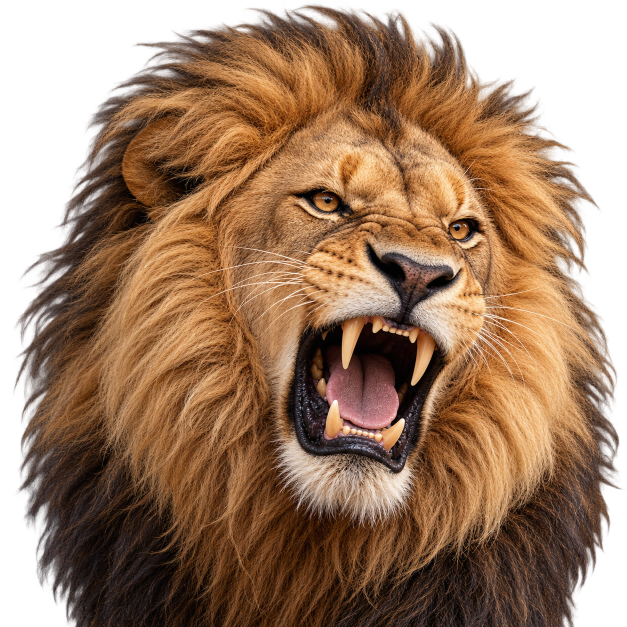
#> input picture docs/assets/lion-realistic.png, 1254 x 1254 px (shown at 1/2 size)
$ python build_lion_art.py
#> lines starting #> are read from the running program, lines starting #| are printed output that depends on the picture
"""Compile the unchanged lion source image to portable indexed terminal artwork.

Development only: requires Pillow. Runtime uses standard-library decoding and Rich.
"""
import base64
import hashlib
from pathlib import Path
import textwrap
import zlib

from PIL import Image

ROOT = Path(__file__).resolve().parents[1]
SOURCE = ROOT / "docs/assets/lion-realistic.png"
TARGET = ROOT / "src/hard_implementation/lion_art.py"


def main():
    with Image.open(SOURCE) as source:
#> source is the input picture: PIL image 1254x1254 RGBA; mean R, G, B, A 105.2, 72.3, 47.4, 193.7
        image = source.convert("RGBA")
        largest = image.resize((64, 64), Image.Resampling.LANCZOS)
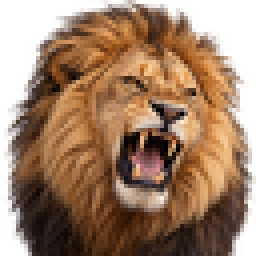
#> largest: PIL image 64x64 RGBA (shown 4 times larger); mean R, G, B, A 108.1, 74.3, 48.7, 193.9; transparent parts drawn white
        colors = largest.convert("RGB").quantize(colors=255, method=Image.Quantize.MEDIANCUT,
                                                dither=Image.Dither.NONE)
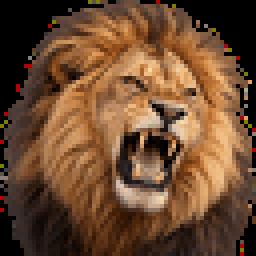
#> colors: PIL image 64x64 P (shown 4 times larger); mean R, G, B 108.1, 74.4, 48.5
        palette = colors.getpalette()
#> palette = 765 values, max 242 at index 0, min 0 at index 227, mean 90.25
        entries = [None] + ["#" + bytes(palette[i:i + 3]).hex() for i in range(0, 765, 3)]
#> entries = 256 items
        lines = ['"""Generated by scripts/build_lion_art.py; do not hand-edit."""',
                 f'SOURCE_SHA256 = "{hashlib.sha256(SOURCE.read_bytes()).hexdigest()}"',
                 "PALETTE = (None,"]
        for i in range(1, len(entries), 8):
            lines.append("    " + ", ".join(repr(c) for c in entries[i:i + 8]) + ",")
#> this loop made 32 passes
#> i on passes 2 to 13: 9, 17, 25, 33, 41, 49, 57, 65, 73, 81, 89, 97
#> after the loop, lines = 35 items
        lines += [")", "IMAGES = {"]
        for size in (36, 48, 64):
            resized = image.resize((size, size), Image.Resampling.LANCZOS)
            indexed = resized.convert("RGB").quantize(palette=colors, dither=Image.Dither.NONE)
            pixels = bytes(index + 1 if alpha >= 64 else 0 for index, alpha in
                           zip(indexed.tobytes(), resized.getchannel("A").tobytes()))
            encoded = base64.b85encode(zlib.compress(pixels, 9)).decode("ascii")
            lines.append(f"    {size}: (")
            lines.extend('        "' + part + '"' for part in textwrap.wrap(encoded, 100,
                         break_on_hyphens=False, replace_whitespace=False))
            lines.append("    ),")
#> this loop made 3 passes
#> pass 1, in main, `resized = image.resize((size, size), Image.Resampling.LANCZOS)`:
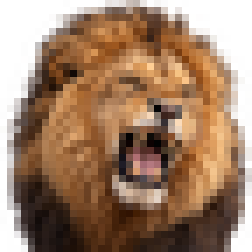
#> resized: PIL image 36x36 RGBA (shown 7 times larger); mean R, G, B, A 109.9, 75.6, 49.8, 193.9; transparent parts drawn white
#> pass 1, in main, `indexed = resized.convert("RGB").quantize(palette=colors, dither=Image..`:
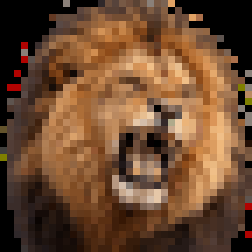
#> indexed: PIL image 36x36 P (shown 7 times larger); mean R, G, B 108.8, 74.3, 48.5
#> pass 2, in main, `resized = image.resize((size, size), Image.Resampling.LANCZOS)`:
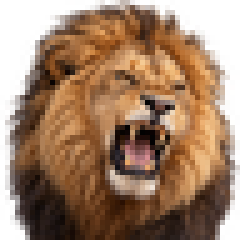
#> resized: PIL image 48x48 RGBA (shown 5 times larger); mean R, G, B, A 109, 74.6, 49.1, 193.9; transparent parts drawn white
#> pass 2, in main, `indexed = resized.convert("RGB").quantize(palette=colors, dither=Image..`:
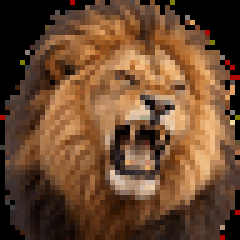
#> indexed: PIL image 48x48 P (shown 5 times larger); mean R, G, B 107.7, 73.5, 47.6
#> after the loop, lines = 126 items
        lines += ["}", ""]
    TARGET.write_bytes("\n".join(lines).encode("utf-8"))
    print("Compiled 36/48/64-column lion artwork:", TARGET)


if __name__ == "__main__":
    main()
